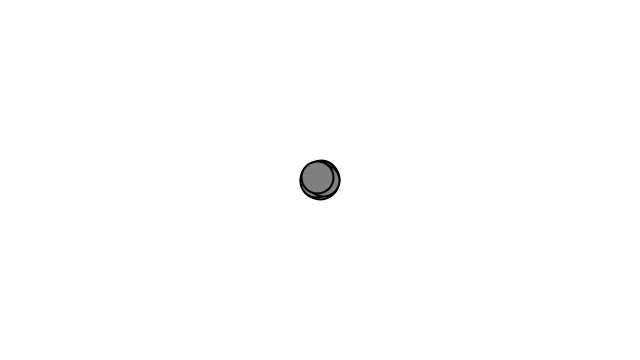
Frame 1 (no input)
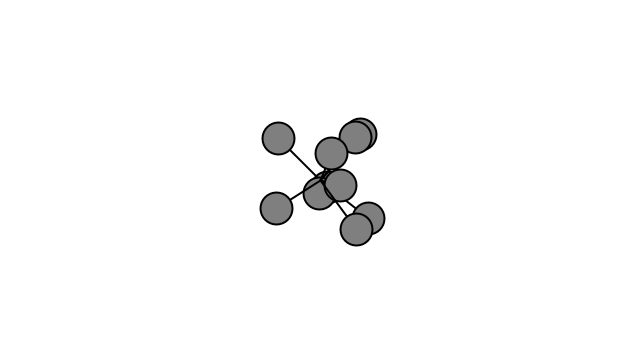
Frame 60 (the mouse pressed at the canvas centre just before this capture)
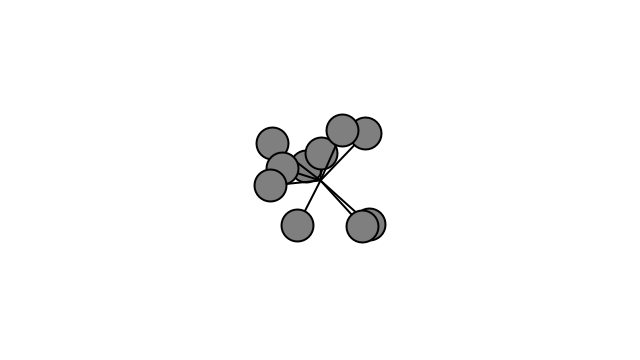
Frame 120 (the mouse held since frame 60 and released just before this capture)

The Processing sketch that drew these frames (run headless with seeded random() and noise(); from frame 60 on, the mouse is pressed at the canvas centre):

// Processing sketch: Exercise_3_7
// ── Exercise_3_7.pde
Oscillator[] oscillators = new Oscillator[10];

void setup() {
  size(640, 360);
  // Initialize all objects
  for (int i = 0; i < 10; i++) {
    oscillators[i] = new Oscillator(i);
  }
}

void draw() {
  background(255);
  // Run all objects
  for (int i = 0; i < oscillators.length; i++) {
    oscillators[i].update();
    oscillators[i].show();
  }
}
// ── oscillator.pde
// The Nature of Code
// Daniel Shiffman
// http://natureofcode.com

class Oscillator {
  PVector angle, angleVelocity, amplitude;
  
  public Oscillator(int index) {
    this.angle = new PVector();
    this.amplitude = new PVector(
      50, 50
    );
    if (index <= 5) {
      this.angleVelocity = new PVector(0.05, 0.05);
      this.angleVelocity.rotate(-22.5*index);
    }
    else {
      this.angleVelocity = new PVector(-0.05, 0.05);
      this.angleVelocity.rotate(22.5*index);
    }

  }

  void update() {
    this.angle.add(this.angleVelocity);
  }

  void show() {
    float x = sin(this.angle.x) * this.amplitude.x;
    float y = sin(this.angle.y) * this.amplitude.y;

    push();
    translate(width / 2, height / 2);
    stroke(0);
    strokeWeight(2);
    fill(127);
    line(0, 0, x, y);
    circle(x, y, 32);
    pop();
  }
}
